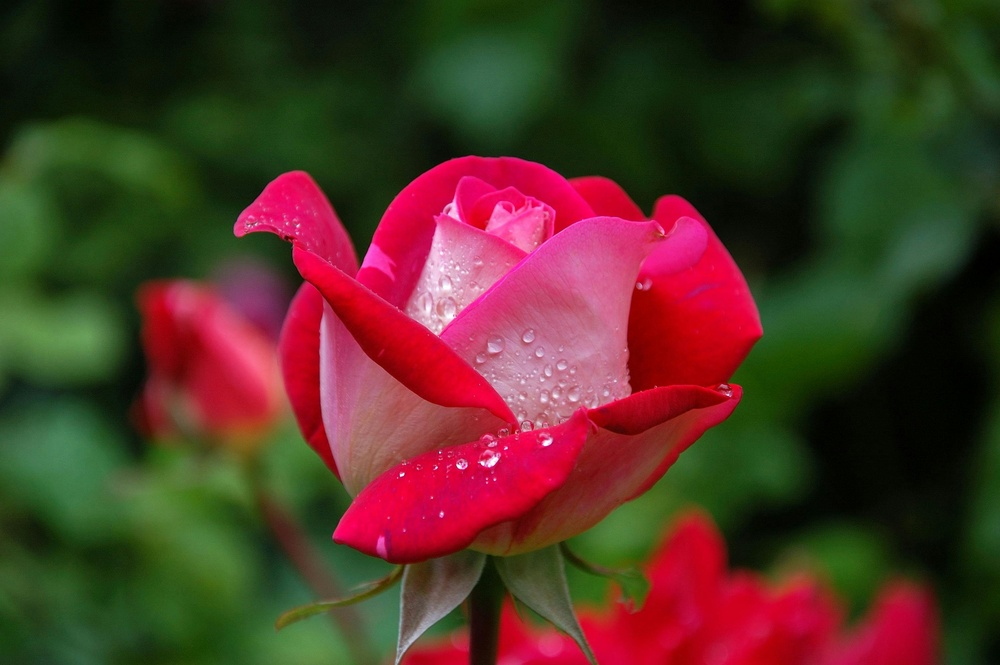
#> input picture pexels-pixabay-56866.jpg, 1000 x 665 px, shrunk from 3008 x 2000 before the run, found by its file name
$ python program10.py
#> lines starting #> are read from the running program, lines starting #| are printed output that depends on the picture
import cv2
import numpy as np
import matplotlib.pyplot as plt
from skimage.restoration import wiener

# Step 1: Read the image in grayscale
img = cv2.imread('image/pexels-pixabay-56866.jpg', cv2.IMREAD_GRAYSCALE)
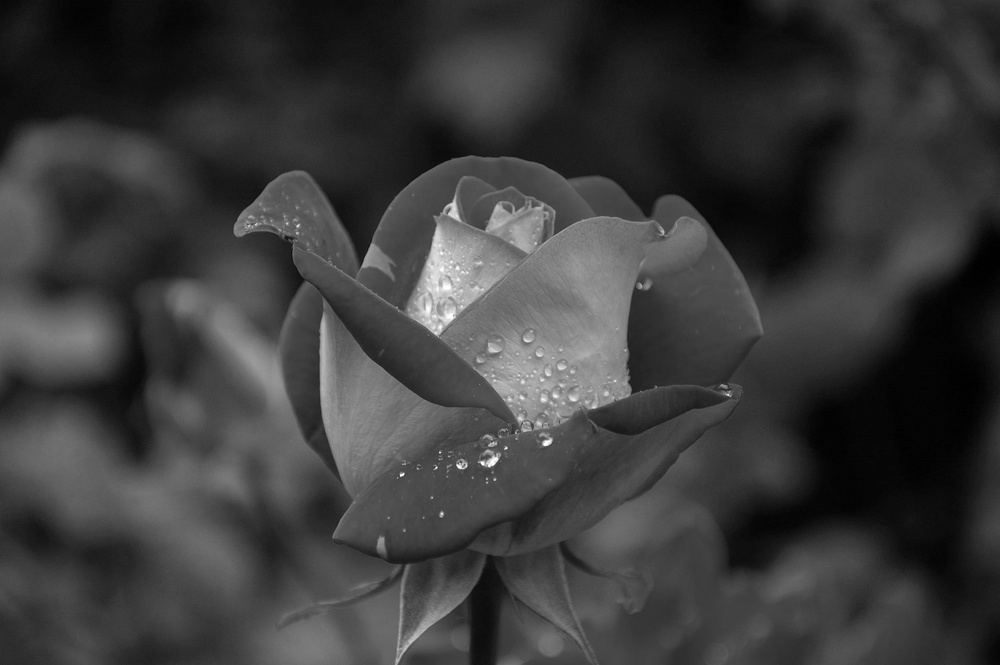
#> img: shape (665, 1000); min 0, max 255, mean 58.9

if img is None:
    print("⚠ Image not found! Check path.")
else:
    # Step 2: Simulate degradation (blur + noise)
    kernel = np.ones((5, 5)) / 25
    blurred = cv2.filter2D(img, -1, kernel)

    noise = np.random.normal(0, 10, img.shape)
    noisy_blurred = blurred + noise
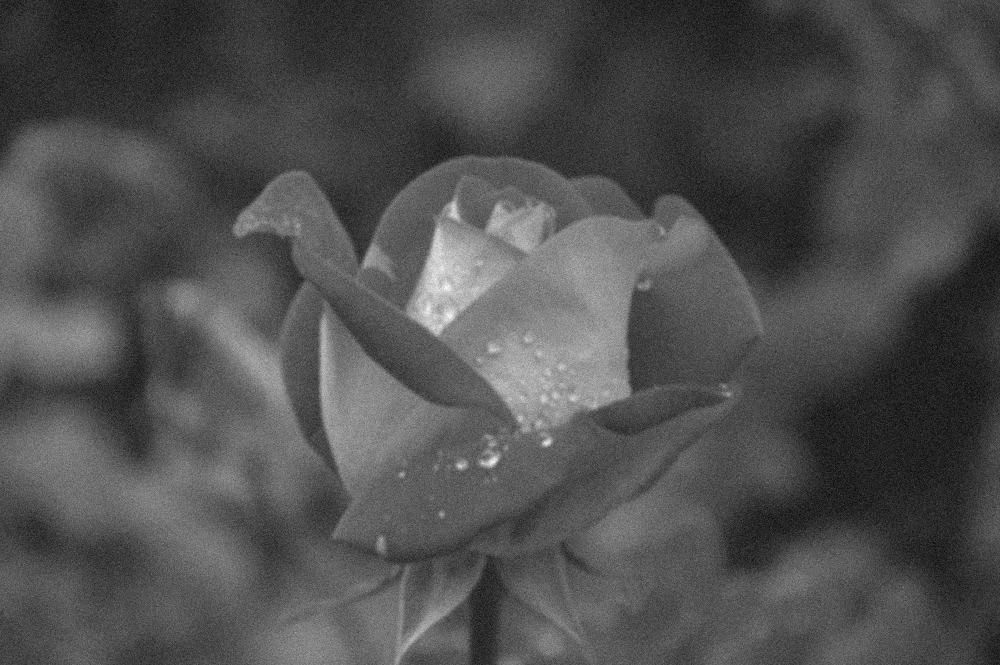
#> noisy_blurred: shape (665, 1000) float64; min -36.47, max 266.7, mean 58.9; drawn with min black and max white
    noisy_blurred = np.clip(noisy_blurred, 0, 255).astype(np.uint8)

    # Step 3: Wiener Filter restoration
    restored_img = wiener(noisy_blurred, kernel, balance=0.1)
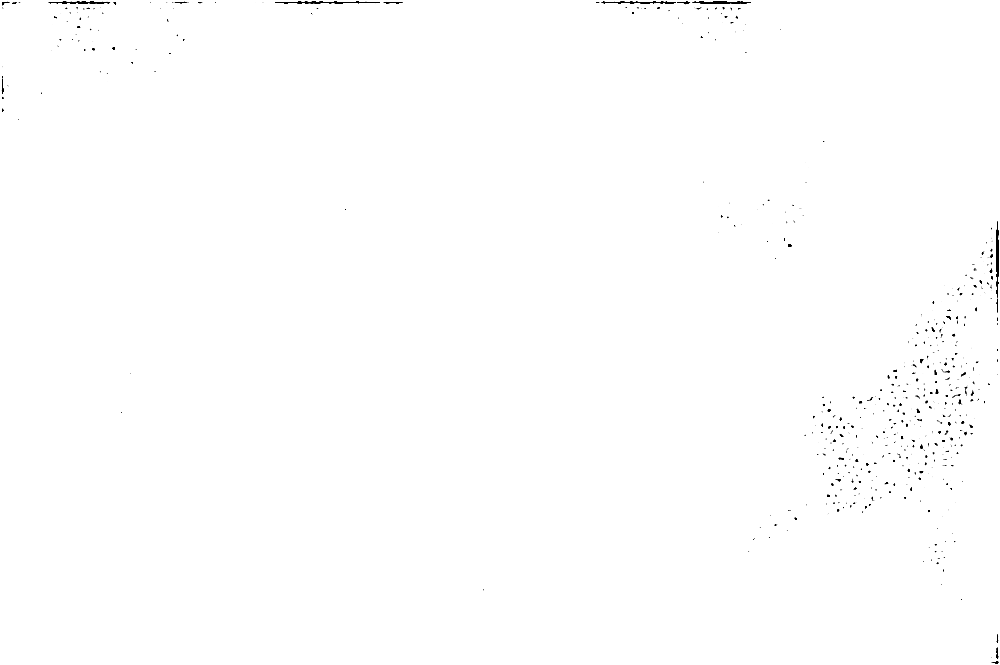
#> restored_img: shape (665, 1000) float64; min -1, max 1, mean 0.994; drawn with min black and max white

    # Convert complex → real → uint8 → showable
    restored_img = np.abs(restored_img)
    restored_img = (restored_img / restored_img.max() * 255).astype(np.uint8)

    # Step 4: Display
    plt.figure(figsize=(12, 6))
    plt.subplot(1, 3, 1)
    plt.title("Original Image")
    plt.imshow(img, cmap='gray')
    plt.axis('off')

    plt.subplot(1, 3, 2)
    plt.title("Noisy + Blurred Image")
    plt.imshow(noisy_blurred, cmap='gray')
    plt.axis('off')

    plt.subplot(1, 3, 3)
    plt.title("Restored Image (Wiener Filter)")
    plt.imshow(restored_img, cmap='gray')
    plt.axis('off')

    plt.show()
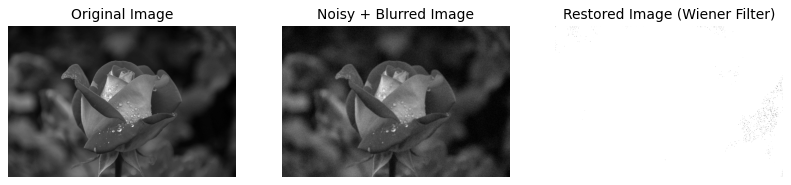
#> figure drawn by matplotlib, 3 panels
